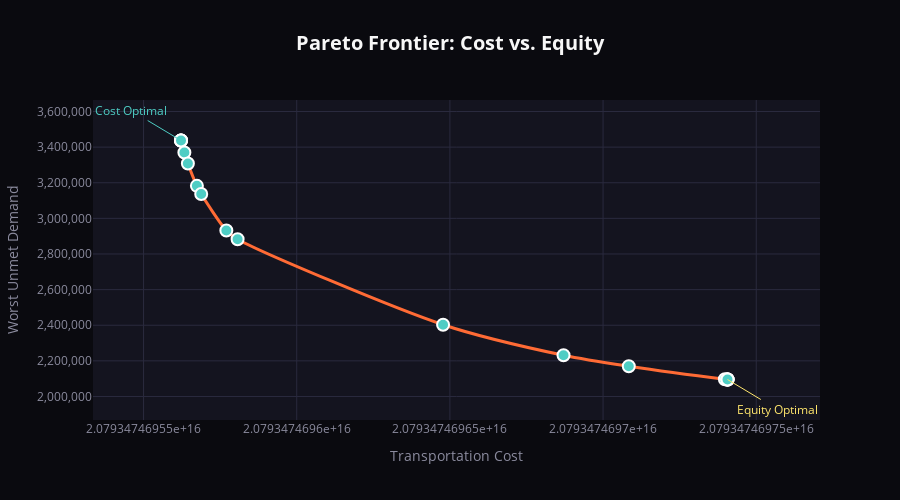

The cell this chart's notebook holds for it:
### Markdown cell above
## 1. Pareto Curve (Cost vs. Equity)

### Code cell
COLORS = {
    'background': '#0a0a0f',
    'surface': '#14141f',
    'primary': '#ff6b35',
    'secondary': '#4ecdc4',
    'accent': '#ffe66d',
    'text': '#f7f7f7',
    'text_muted': '#8b8b9e',
    'grid': '#2a2a3e',
}

df = pareto_df.sort_values('transport_cost').copy()

fig = go.Figure()

# Pareto line
fig.add_trace(go.Scatter(
    x=df['transport_cost'], y=df['equity_t'],
    mode='lines',
    line=dict(color=COLORS['primary'], width=3, shape='spline', smoothing=0.8),
    hoverinfo='skip'
))

# Points with hover info
hover_text = [f"<b>w_cost={row.w_cost}, w_eq={row.w_eq}</b><br>" +
              f"Transport: {row.transport_cost:,.0f}<br>" +
              f"Worst Unmet: {row.equity_t:,.0f}<br>" +
              f"Total Delivered: {row.total_recv:,.0f}"
              for _, row in df.iterrows()]

fig.add_trace(go.Scatter(
    x=df['transport_cost'], y=df['equity_t'],
    mode='markers',
    marker=dict(size=12, color=COLORS['secondary'], line=dict(color='white', width=2)),
    text=hover_text,
    hovertemplate='%{text}<extra></extra>'
))

# Annotations
cost_opt = df.loc[df['transport_cost'].idxmin()]
eq_opt = df.loc[df['equity_t'].idxmin()]

fig.add_annotation(x=cost_opt['transport_cost'], y=cost_opt['equity_t'],
                   text="Cost Optimal", showarrow=True, arrowcolor=COLORS['secondary'],
                   font=dict(color=COLORS['secondary']), ax=-50, ay=-30)
fig.add_annotation(x=eq_opt['transport_cost'], y=eq_opt['equity_t'],
                   text="Equity Optimal", showarrow=True, arrowcolor=COLORS['accent'],
                   font=dict(color=COLORS['accent']), ax=50, ay=30)

fig.update_layout(
    title=dict(text="<b>Pareto Frontier: Cost vs. Equity</b>", x=0.5, font=dict(size=20, color=COLORS['text'])),
    xaxis=dict(title="Transportation Cost", tickformat=',', gridcolor=COLORS['grid'], color=COLORS['text_muted']),
    yaxis=dict(title="Worst Unmet Demand", tickformat=',', gridcolor=COLORS['grid'], color=COLORS['text_muted']),
    plot_bgcolor=COLORS['surface'],
    paper_bgcolor=COLORS['background'],
    font=dict(color=COLORS['text']),
    showlegend=False,
    height=500
)

fig.show()

### Figure 1 — Plotly figure (JSON) as saved in the notebook; plotly's stock layout.template omitted (floating-point values rounded to 4 significant figures)
{"data": [{"hoverinfo": "skip", "line": {"color": "#ff6b35", "shape": "spline", "smoothing": 0.8, "width": 3}, "mode": "lines", "type": "scatter", "x": [2.079e+16, 2.079e+16, 2.079e+16, 2.079e+16, 2.079e+16, 2.079e+16, 2.079e+16, 2.079e+16, 2.079e+16, 2.079e+16, 2.079e+16, 2.079e+16, 2.079e+16, 2.079e+16, 2.079e+16, 2.079e+16, 2.079e+16, 2.079e+16, 2.079e+16], "y": [3437000.0, 3437000.0, 3437000.0, 3437000.0, 3370000.0, 3308000.0, 3182000.0, 3136000.0, 2932000.0, 2883000.0, 2403000.0, 2231000.0, 2170000.0, 2097000.0, 2095000.0, 2095000.0, 2095000.0, 2095000.0, 2095000.0]}, {"hovertemplate": "%{text}<extra></extra>", "marker": {"color": "#4ecdc4", "line": {"color": "white", "width": 2}, "size": 12}, "mode": "markers", "text": ["<b>w_cost=7.0, w_eq=1.0</b><br>Transport: 20,793,474,695,622,208<br>Worst Unmet: 3,437,225<br>Total Delivered: 16,034,410", "<b>w_cost=10.0, w_eq=1.0</b><br>Transport: 20,793,474,695,622,208<br>Worst Unmet: 3,437,225<br>Total Delivered: 16,034,410", "<b>w_cost=9.0, w_eq=1.0</b><br>Transport: 20,793,474,695,622,216<br>Worst Unmet: 3,437,225<br>Total Delivered: 16,034,410", "<b>w_cost=8.0, w_eq=1.0</b><br>Transport: 20,793,474,695,622,216<br>Worst Unmet: 3,437,225<br>Total Delivered: 16,034,410", "<b>w_cost=6.0, w_eq=1.0</b><br>Transport: 20,793,474,695,633,248<br>Worst Unmet: 3,369,920<br>Total Delivered: 16,034,410", "<b>w_cost=5.0, w_eq=1.0</b><br>Transport: 20,793,474,695,644,700<br>Worst Unmet: 3,308,461<br>Total Delivered: 16,034,410", "<b>w_cost=4.0, w_eq=1.0</b><br>Transport: 20,793,474,695,674,112<br>Worst Unmet: 3,182,454<br>Total Delivered: 16,034,410", "<b>w_cost=3.0, w_eq=1.0</b><br>Transport: 20,793,474,695,688,216<br>Worst Unmet: 3,136,487<br>Total Delivered: 16,034,410", "<b>w_cost=2.0, w_eq=1.0</b><br>Transport: 20,793,474,695,770,228<br>Worst Unmet: 2,931,909<br>Total Delivered: 16,034,410", "<b>w_cost=1.0, w_eq=1.0</b><br>Transport: 20,793,474,695,806,948<br>Worst Unmet: 2,882,998<br>Total Delivered: 16,034,410", "<b>w_cost=1.0, w_eq=2.0</b><br>Transport: 20,793,474,696,477,740<br>Worst Unmet: 2,402,864<br>Total Delivered: 16,034,410", "<b>w_cost=1.0, w_eq=3.0</b><br>Transport: 20,793,474,696,870,904<br>Worst Unmet: 2,231,394<br>Total Delivered: 16,034,410", "<b>w_cost=1.0, w_eq=4.0</b><br>Transport: 20,793,474,697,083,888<br>Worst Unmet: 2,169,556<br>Total Delivered: 16,034,410", "<b>w_cost=1.0, w_eq=5.0</b><br>Transport: 20,793,474,697,397,608<br>Worst Unmet: 2,096,873<br>Total Delivered: 16,034,410", "<b>w_cost=1.0, w_eq=6.0</b><br>Transport: 20,793,474,697,406,180<br>Worst Unmet: 2,095,261<br>Total Delivered: 16,034,410", "<b>w_cost=1.0, w_eq=8.0</b><br>Transport: 20,793,474,697,406,184<br>Worst Unmet: 2,095,261<br>Total Delivered: 16,034,410", "<b>w_cost=1.0, w_eq=7.0</b><br>Transport: 20,793,474,697,406,184<br>Worst Unmet: 2,095,261<br>Total Delivered: 16,034,410", "<b>w_cost=1.0, w_eq=9.0</b><br>Transport: 20,793,474,697,406,184<br>Worst Unmet: 2,095,261<br>Total Delivered: 16,034,410", "<b>w_cost=1.0, w_eq=10.0</b><br>Transport: 20,793,474,697,406,188<br>Worst Unmet: 2,095,261<br>Total Delivered: 16,034,410"], "type": "scatter", "x": [2.079e+16, 2.079e+16, 2.079e+16, 2.079e+16, 2.079e+16, 2.079e+16, 2.079e+16, 2.079e+16, 2.079e+16, 2.079e+16, 2.079e+16, 2.079e+16, 2.079e+16, 2.079e+16, 2.079e+16, 2.079e+16, 2.079e+16, 2.079e+16, 2.079e+16], "y": [3437000.0, 3437000.0, 3437000.0, 3437000.0, 3370000.0, 3308000.0, 3182000.0, 3136000.0, 2932000.0, 2883000.0, 2403000.0, 2231000.0, 2170000.0, 2097000.0, 2095000.0, 2095000.0, 2095000.0, 2095000.0, 2095000.0]}], "layout": {"annotations": [{"arrowcolor": "#4ecdc4", "ax": -50, "ay": -30, "font": {"color": "#4ecdc4"}, "showarrow": true, "text": "Cost Optimal", "x": 20793474695622210, "y": 3437000.0}, {"arrowcolor": "#ffe66d", "ax": 50, "ay": 30, "font": {"color": "#ffe66d"}, "showarrow": true, "text": "Equity Optimal", "x": 20793474697406180, "y": 2095000.0}], "font": {"color": "#f7f7f7"}, "height": 500, "paper_bgcolor": "#0a0a0f", "plot_bgcolor": "#14141f", "showlegend": false, "title": {"font": {"color": "#f7f7f7", "size": 20}, "text": "<b>Pareto Frontier: Cost vs. Equity</b>", "x": 0.5}, "xaxis": {"color": "#8b8b9e", "gridcolor": "#2a2a3e", "tickformat": ",", "title": {"text": "Transportation Cost"}}, "yaxis": {"color": "#8b8b9e", "gridcolor": "#2a2a3e", "tickformat": ",", "title": {"text": "Worst Unmet Demand"}}}}
